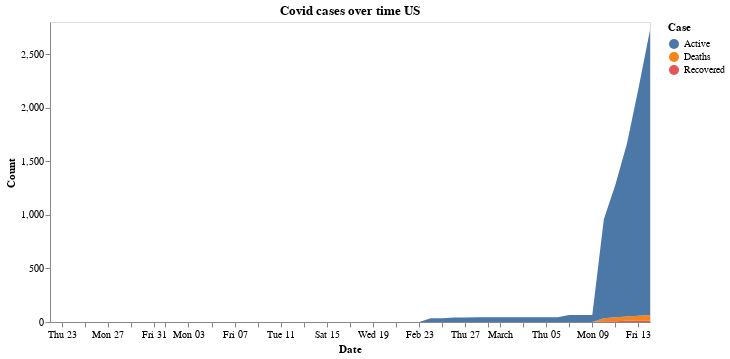

Notebook code cell kept with this figure:
### Markdown cell above
### Cases in the USA

### Code cell
cases_over_time('US')

### Figure 1 — Vega-Lite specification as saved in the notebook (floating-point values rounded to 4 significant figures; data arrays with more than 128 entries replaced by an {"elided": "..."} marker saying what was removed)
{"config": {"view": {"continuousWidth": 400, "continuousHeight": 300}, "axis": {"grid": false}}, "data": {"name": "data-d66b1122ac1667c5bac91bc18617bc08"}, "mark": "area", "encoding": {"color": {"type": "nominal", "field": "Case"}, "x": {"type": "temporal", "field": "Date"}, "y": {"type": "quantitative", "field": "Count"}}, "title": "Covid cases over time US", "width": 600, "$schema": "https://vega.github.io/schema/vega-lite/v4.0.2.json", "datasets": {"data-d66b1122ac1667c5bac91bc18617bc08": {"elided": "159 records"}}}
